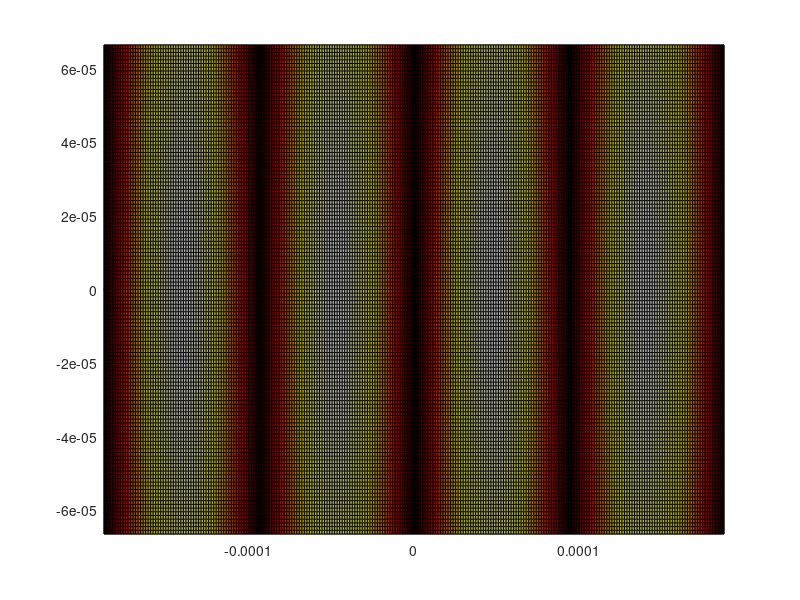

Here is the MATLAB script that generated this plot: (Note: this script raises an error after producing the figure.)
clc,clear

rhof=0.997e3; %medium density
rhop=1.05e3; %particle density
Cf=1.496e3; %medium speed of sound
vis=0.893e-3; %medium viscosity
a=4.8e-6/2; %particle radius
W=375e-6; %channel width
 
Kappaf=1/rhof/Cf^2; %medium compressibility
Kappap=2.49e-10; %particle compressibility
Beta=Kappap/Kappaf;
f1=1-Beta;
f2=2*(rhop-rhof)/(2*rhop+rhof);
coeff=-(f1/3+f2/2); %acoustic contrast factor of particle

h=133e-6; %channel height
g=9.8; 
ky=2*pi/W; %wave number
Eac=30; %acoustic energy density
v1=2*sqrt(Eac/rhof); %acoustic velocity of fluid particles
N=1801;
Ny=375;
Nz=133;
Np=144; %number of particles
time=linspace(0,10,N);
dt=time(2)-time(1);

y=linspace(-W/2,W/2,Ny);
z=linspace(-h/2,h/2,Nz);
v2y=zeros(Nz,Ny);
Frad=zeros(Nz,Ny);
Fydrag=zeros(Nz,Ny);
Fy=zeros(Nz,Ny);
vy=zeros(Nz,Ny);
v2z=zeros(Nz,Ny);
Fzdrag=zeros(Nz,Ny);
Fz=zeros(Nz,Ny);
vz=zeros(Nz,Ny);
[YG,ZG]=meshgrid(y,z);

Fnet=-(rhop-rhof)*g*(4/3)*pi*a^3;

nz = length(z);
ny = length(y);

for i=1:nz
    for j=1:ny
        v2y(i,j)=3/16*v1^2/Cf*sin(2*ky*(y(j)+W/2))*(1-3*z(i)^2/(h/2)^2);
        Frad(i,j)=-2*ky*2*pi*a^3*Eac*coeff*sin(2*ky*y(j));
        Fydrag(i,j)=6*pi*vis*a*v2y(i,j);
        Fy(i,j)=Frad(i,j)+Fydrag(i,j);
        vy(i,j)=Fy(i,j)/(6*pi*vis*a);
        
      if z(i)>-h/2+a
        v2z(i,j)=3/16*v1^2/Cf*ky*h*cos(2*ky*(y(j)+W/2))*(z(i)^3/(h/2)^3-z(i)/(h/2));
        Fzdrag(i,j)=6*pi*vis*a*v2z(i,j);
        Fz(i,j)=Fzdrag(i,j)+Fnet;
        vz(i,j)=Fz(i,j)/(6*pi*vis*a);
      else
        v2z(i,j)=3/16*v1^2/Cf*ky*h*cos(2*ky*(y(j)+W/2))*(z(i)^3/(h/2)^3-z(i)/(h/2));
        Fzdrag(i,j)=6*pi*vis*a*v2z(i,j);
        Fz(i,j)=Fzdrag(i,j);
        vz(i,j)=Fz(i,j)/(6*pi*vis*a);
      end
    end
end

figure
pcolor(YG,ZG,sqrt(vy.^2+vz.^2));
colormap(hot);
colorbar('vertical','FontSize',20);
shading flat
set(gca,'DataAspectRatio',[1 1 1]);
set(gca,'FontSize',24);
set(gca,'LineWidth',2);
xticks([-W/2 0 W/2]);
xticklabels({'-W/2','0','W/2'});
yticks([-h/2 0 h/2]);
yticklabels({'-h/2','0','h/2'});

vpy=zeros(Np,N);
vpz=zeros(Np,N);

ppy=zeros(Np,N);
ppz=zeros(Np,N);

%initial particle y-position
for l=1:144
    ppy(l,1)=(-W/2+5e-6)+((l-(ceil(l/12)-1)*12)-1)*((W-10e-6)/11);
end

%initial particle z-position
for n=1:144
    ppz(n,1)=h/2-2.5e-6-(ceil(n/12)-1)*(h-2*2.5e-6)/11;
end

% change interp2 to griddedInterpolant solution
[YG,ZG] = ndgrid(z,y);
vyGrid = griddedInterpolant(YG,ZG,vy,'spline','none');
vzGrid = griddedInterpolant(YG,ZG,vz,'spline','none');

%calculating particle trajectory using 4th-order Runge Kutta method
for m=1:Np
    for k=1:length(time)-1
        
        % new griddedInterpolant solution
        vpy(m,k)=vyGrid(ppz(m,k),ppy(m,k));
        vpz(m,k)=vzGrid(ppz(m,k),ppy(m,k));
        
        % old interp2 solution
        %vpy(m,k)=interp2(YG,ZG,vy,ppy(m,k),ppz(m,k),'spline');
        %vpz(m,k)=interp2(YG,ZG,vz,ppy(m,k),ppz(m,k),'spline');

        vyK1=vpy(m,k);
        vzK1=vpz(m,k);

        % new griddedInterpolant solution
        vyK2 = vyGrid(ppz(m,k)+dt/2*vzK1,ppy(m,k)+dt/2*vyK1);
        vzK2 = vzGrid(ppz(m,k)+dt/2*vzK1,ppy(m,k)+dt/2*vyK1);
        vyK3 = vyGrid(ppz(m,k)+dt/2*vzK2,ppy(m,k)+dt/2*vyK2);
        vzK3 = vzGrid(ppz(m,k)+dt/2*vzK2,ppy(m,k)+dt/2*vyK2);
        vyK4 = vyGrid(ppz(m,k)+dt*vzK3,ppy(m,k)+dt*vyK3);
        vzK4 = vzGrid(ppz(m,k)+dt*vzK3,ppy(m,k)+dt*vyK3);
        
        % old interp2 solution
        %vyK2=interp2(YG,ZG,vy,ppy(m,k)+dt/2*vyK1,ppz(m,k)+dt/2*vzK1,'spline');
        %vzK2=interp2(YG,ZG,vz,ppy(m,k)+dt/2*vyK1,ppz(m,k)+dt/2*vzK1,'spline');
        %vyK3=interp2(YG,ZG,vy,ppy(m,k)+dt/2*vyK2,ppz(m,k)+dt/2*vzK2,'spline');
        %vzK3=interp2(YG,ZG,vz,ppy(m,k)+dt/2*vyK2,ppz(m,k)+dt/2*vzK2,'spline');
        %vyK4=interp2(YG,ZG,vy,ppy(m,k)+dt*vyK3,ppz(m,k)+dt*vzK3,'spline');
        %vzK4=interp2(YG,ZG,vz,ppy(m,k)+dt*vyK3,ppz(m,k)+dt*vzK3,'spline');
        
        py=ppy(m,k)+dt/6*(vyK1+2*vyK2+2*vyK3+vyK4);
        if abs(py)>=W/2-a
            ppy(m,k+1)=sign(py)*(W/2)-sign(py)*(abs(py)-W/2+2*a);
        else
            ppy(m,k+1)=py;
        end
        
        pz=ppz(m,k)+dt/6*(vzK1+2*vzK2+2*vzK3+vzK4);
        if abs(pz)>=h/2-a
            ppz(m,k+1)=sign(pz)*(h/2)-sign(pz)*(abs(pz)-h/2+2*a);
        else
            ppz(m,k+1)=pz;
        end
    end
end


figure
plot(ppy(:,:),ppz(:,:),'b.');
xlim([-W/2 W/2]);
ylim([-h/2 h/2]);
set(gca,'DataAspectRatio',[1 1 1]);
set(gca,'FontSize',24);
set(gca,'LineWidth',1);
xticks([-W/2 0 W/2]);
xticklabels({'-W/2','0','W/2'});
yticks([-h/2 0 h/2]);
yticklabels({'-h/2','0','h/2'});
